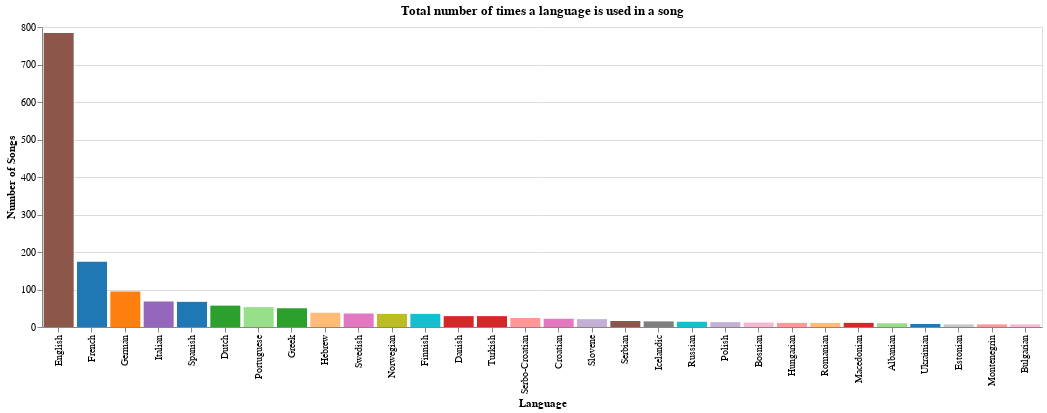

Source (notebook cell):
### Markdown cell above
## Visualise Data

### Code cell
count_chart = make_count_chart(filtered_exploded_results)
count_chart.show()

### Figure 1 — Vega-Lite specification as saved in the notebook (floating-point values rounded to 4 significant figures; data arrays with more than 128 entries replaced by an {"elided": "..."} marker saying what was removed)
{"config": {"view": {"continuousWidth": 300, "continuousHeight": 300}}, "data": {"name": "data-5a1458f41e24263de7206058e74bd004"}, "mark": {"type": "bar"}, "encoding": {"color": {"field": "Language", "legend": null, "scale": {"domain": ["French", "German", "Dutch", "Danish", "Italian", "English", "Swedish", "Luxembourgish", "Norwegian", "Finnish", "Spanish", "Serbo-Croatian", "Portuguese", "Slovene", "Viennese", "Maltese", "Irish", "Hebrew", "Greek", "Turkish", "Arabic", "Northern Sami", "Icelandic", "Romansh", "Neapolitan", "Antillean Creole", "Croatian", "Corsican", "Bosnian", "Estonian", "Hungarian", "Lithuanian", "Polish", "Romanian", "Russian", "Slovak", "Vorarlbergish", "Breton", "Macedonian", "Samogitian", "Serbian", "Imaginary", "Catalan", "Võro", "Latvian", "Ukrainian", "Montenegrin", "Albanian", "Tahitian", "Armenian", "Bulgarian", "Czech", "English (\"Franglais\")", "Romani", "Swahili", "Georgian", "Udmurt", "Crimean Tatar", "Belarusian", "Srnan Tongo", "Latin"], "range": ["#1f77b4", "#ff7f0e", "#2ca02c", "#d62728", "#9467bd", "#8c564b", "#e377c2", "#7f7f7f", "#bcbd22", "#17becf", "#1f78b4", "#ff9896", "#98df8a", "#c5b0d5", "#c49c94", "#f7b6d2", "#c7c7c7", "#ffbb78", "#2ca02c", "#d62728", "#8c564b", "#17becf", "#7f7f7f", "#bcbd22", "#1f77b4", "#ff7f0e", "#e377c2", "#c49c94", "#f7b6d2", "#c7c7c7", "#ff9896", "#98df8a", "#c5b0d5", "#ffbb78", "#17becf", "#bcbd22", "#1f77b4", "#ff7f0e", "#d62728", "#9467bd", "#8c564b", "#e377c2", "#7f7f7f", "#bcbd22", "#17becf", "#1f78b4", "#ff9896", "#98df8a", "#c5b0d5", "#c49c94", "#f7b6d2", "#c7c7c7", "#ffbb78", "#2ca02c", "#d62728", "#9467bd", "#8c564b", "#e377c2", "#7f7f7f", "#bcbd22", "#17becf"]}, "type": "nominal"}, "tooltip": [{"field": "Language", "type": "nominal"}, {"aggregate": "count", "type": "quantitative"}], "x": {"field": "Language", "sort": "-y", "title": "Language", "type": "nominal"}, "y": {"aggregate": "count", "title": "Number of Songs", "type": "quantitative"}}, "title": "Total number of times a language is used in a song", "width": 1000, "$schema": "https://vega.github.io/schema/vega-lite/v5.17.0.json", "datasets": {"data-5a1458f41e24263de7206058e74bd004": {"elided": "1759 records"}}}
